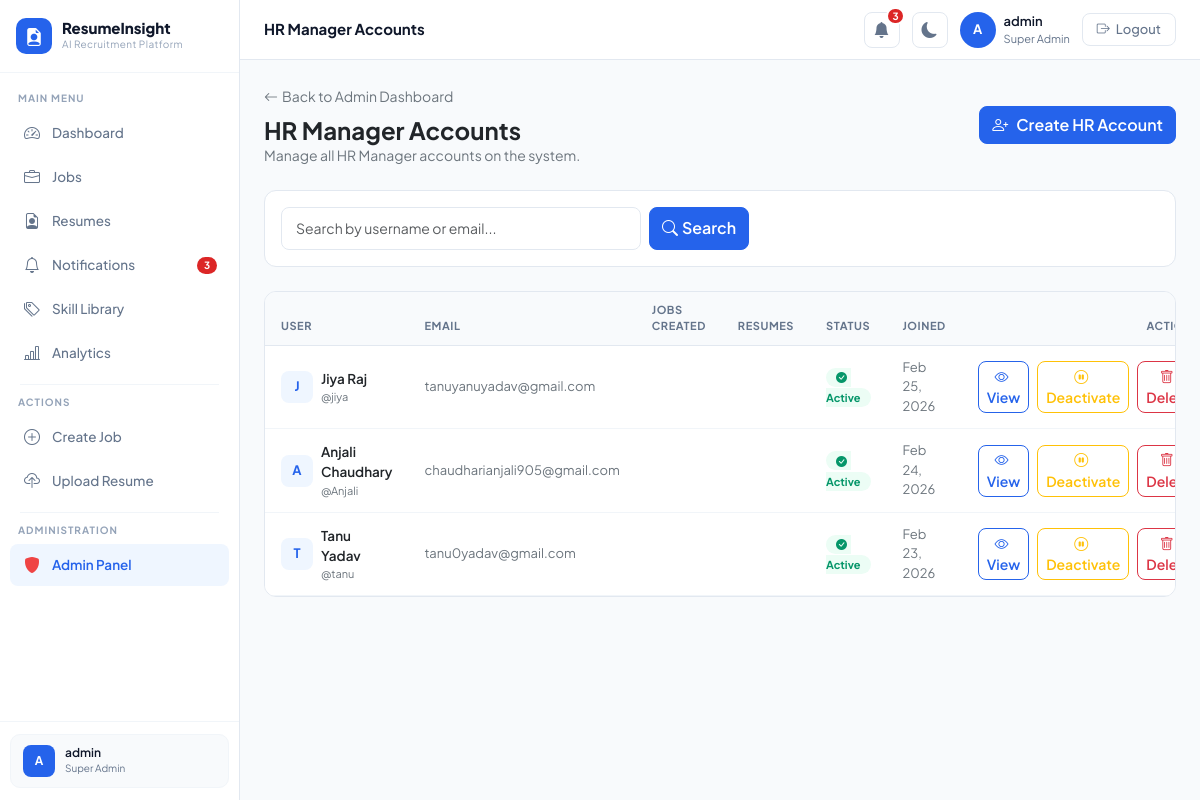
The page /admin-panel/users/ (signed in) on the database its author committed.
### core/models.py (models this page shows, shortened)
class User(AbstractUser):
    ROLE_CHOICES = [
        ('hr_manager', 'HR Manager'),
        ('super_admin', 'Super Admin'),
    ]
    role = models.CharField(
        max_length=20,
        choices=ROLE_CHOICES,
        default='hr_manager'
    )
    profile_picture = models.ImageField(
        upload_to='profile_pics/',
        null=True,
        blank=True
    )
    def is_super_admin(self):
        return self.role == 'super_admin'

### core/views.py (the view)
# urls.py: path('admin-panel/users/',              views.admin_user_list_view,    name='admin_user_list'),
@login_required
@super_admin_required
def admin_user_list_view(request):
    search = request.GET.get('search', '')
    users  = User.objects.filter(role='hr_manager')
    if search:
        users = users.filter(
            username__icontains=search
        ) | users.filter(
            email__icontains=search
        )
    users = users.order_by('-date_joined')
    return render(request, 'superadmin/user_list.html', {
        'users' : users,
        'search': search,
    })

### core/views.py (called while the page is built)
def super_admin_required(view_func):
    @wraps(view_func)
    def wrapper(request, *args, **kwargs):
        if not request.user.is_authenticated:
            return redirect('login')
        if not request.user.is_super_admin():
            messages.error(request, 'Access denied. Super Admin only.')
            return redirect('dashboard')
        return view_func(request, *args, **kwargs)
    return wrapper

### templates/superadmin/user_list.html (shortened to what this page needs)
{% extends 'layout.html' %}
{% block page_title %}HR Manager Accounts{% endblock %}
{% block page_content %}
<div class="p-4">
    <div class="d-flex align-items-center justify-content-between mb-4">
        <div>
            <a href="{% url 'admin_dashboard' %}"
               class="text-decoration-none text-secondary small">
                <i class="bi bi-arrow-left me-1"></i>Back to Admin Dashboard
            </a>
            <h4 class="fw-bold mt-2 mb-0">HR Manager Accounts</h4>
            <p class="text-secondary small mb-0">
                Manage all HR Manager accounts on the system.
            </p>
        </div>
        <a href="{% url 'admin_create_hr' %}" class="btn btn-primary">
            <i class="bi bi-person-plus me-2"></i>Create HR Account
        </a>
    </div>
    <div class="sa-card mb-4">
        <div class="p-3">
            <form method="GET" class="d-flex gap-2">
                <input type="text" name="search" value="{{ search }}"
                       placeholder="Search by username or email..."
                       class="form-control" style="max-width:360px;">
                <button type="submit" class="btn btn-primary">
                    <i class="bi bi-search me-1"></i>Search
                </button>
            </form>
        </div>
    </div>
    <div class="sa-card">
        {% if users %}
        <div class="table-responsive">
            <table class="table mb-0">
                <thead>
                    <tr>
                        <th class="ps-4">User</th>
                        <th>Email</th>
                        <th>Jobs Created</th>
                        <th>Resumes</th>
                        <th>Status</th>
                        <th>Joined</th>
                        <th class="text-end pe-4">Actions</th>
                    </tr>
                </thead>
                <tbody>
                    {% for u in users %}
                    <tr>
                        <td class="ps-4">
                            <div class="d-flex align-items-center gap-2">
                                <div class="sa-mini-avatar">
                                    {{ u.first_name|first|default:u.username|first|upper }}
                                </div>
                                <div>
                                    <div class="fw-semibold" style="font-size:13.5px;">
                                        {{ u.get_full_name|default:u.username }}
                                    </div>
                                    <div class="text-secondary" style="font-size:11px;">
                                        @{{ u.username }}
                                    </div>
                                </div>
                            </div>
                        </td>
                        <td class="text-secondary" style="font-size:13px;">
                            {{ u.email|default:"—" }}
                        </td>
                        <td>
                        </td>
                        <td>
                        </td>
                        <td>
                            {% if u.is_active %}
                                <span class="sa-badge sa-badge-active">
                                    <i class="bi bi-check-circle-fill me-1"></i>Active
                                </span>
                            {% else %}
                                <span class="sa-badge sa-badge-inactive">
                                    <i class="bi bi-x-circle-fill me-1"></i>Inactive
                                </span>
                            {% endif %}
                        </td>
                        <td class="text-secondary" style="font-size:13px;">
                            {{ u.date_joined|date:"M d, Y" }}
                        </td>
                        <td class="text-end pe-4">
                            <div class="d-flex gap-2 justify-content-end">
                                <a href="{% url 'admin_user_detail' u.pk %}"
                                   class="btn btn-sm btn-outline-primary">
                                    <i class="bi bi-eye me-1"></i>View
                                </a>
                                <form method="POST"
                                      action="{% url 'admin_user_toggle' u.pk %}">
                                    <button type="submit"
                                            class="btn btn-sm
                                            {% if u.is_active %}btn-outline-warning
                                            {% else %}btn-outline-success{% endif %}">
                                        {% if u.is_active %}
                                            <i class="bi bi-pause-circle me-1"></i>Deactivate
                                        {% else %}
                                            <i class="bi bi-play-circle me-1"></i>Activate
                                        {% endif %}
                                    </button>
                                </form>
                                <button type="button" class="btn btn-sm btn-outline-danger"
                                        data-bs-toggle="modal"
                                        data-bs-target="#deleteModal{{ u.pk }}">
                                    <i class="bi bi-trash me-1"></i>Delete
                                </button>
                            </div>
                        </td>
                    </tr>
                    {% endfor %}
                </tbody>
            </table>
        </div>
        {% endif %}
    </div>
</div>
{% endblock %}

### templates/layout.html (shortened to what this page needs)
{% extends 'base.html' %}
{% block content %}
<aside class="sidebar">
    <div class="sidebar-brand">
        <a href="{% url 'dashboard' %}" class="brand-logo">
            <div class="brand-icon"><i class="bi bi-file-earmark-person-fill"></i></div>
            <div>
                <div class="brand-text">ResumeInsight</div>
                <div class="brand-sub">AI Recruitment Platform</div>
            </div>
        </a>
    </div>
    <nav class="sidebar-nav">
        <div class="nav-label">Main Menu</div>
        <a href="{% url 'dashboard' %}"
           class="nav-item {% if request.resolver_match.url_name == 'dashboard' %}active{% endif %}">
            <i class="bi bi-speedometer2 nav-icon"></i> Dashboard
        </a>
        <a href="{% url 'job_list' %}"
           class="nav-item {% if 'job' in request.resolver_match.url_name %}active{% endif %}">
            <i class="bi bi-briefcase nav-icon"></i> Jobs
        </a>
        <a href="{% url 'resume_list' %}"
           class="nav-item {% if 'resume' in request.resolver_match.url_name %}active{% endif %}">
            <i class="bi bi-file-earmark-person nav-icon"></i> Resumes
        </a>
        <a href="{% url 'notifications' %}"
           class="nav-item {% if request.resolver_match.url_name == 'notifications' %}active{% endif %}">
            <i class="bi bi-bell nav-icon"></i>
            Notifications
            <span class="sidebar-notif-badge" id="sidebarNotifBadge"></span>
        </a>
        <a href="{% url 'skill_library' %}"
   class="nav-item {% if request.resolver_match.url_name == 'skill_library' %}active{% endif %}">
    <i class="bi bi-tags nav-icon"></i> Skill Library
</a>
        <a href="{% url 'analytics' %}"
            class="nav-item {% if request.resolver_match.url_name == 'analytics' %}active{% endif %}">
             <i class="bi bi-bar-chart-line nav-icon"></i> Analytics
        </a>
        <div class="sidebar-divider"></div>
        <div class="nav-label">Actions</div>
        <a href="{% url 'job_create' %}" class="nav-item">
            <i class="bi bi-plus-circle nav-icon"></i> Create Job
        </a>
        <a href="{% url 'resume_upload' %}" class="nav-item">
            <i class="bi bi-cloud-upload nav-icon"></i> Upload Resume
        </a>
        {% if request.user.is_super_admin %}
        <div class="sidebar-divider"></div>
        <div class="nav-label">Administration</div>
        <a href="{% url 'admin_dashboard' %}" class="nav-item
            {% if 'admin' in request.resolver_match.url_name %}active{% endif %}">
            <i class="bi bi-shield-fill nav-icon" style="color:#EF4444;"></i>
            Admin Panel
        </a>
        {% endif %}
    </nav>
    <div class="sidebar-footer">
        <div class="user-card">
            <div class="user-card-avatar">
                {{ request.user.first_name|first|default:request.user.username|first|upper }}
            </div>
            <div>
                <div class="user-card-name">
                    {{ request.user.get_full_name|default:request.user.username }}
                </div>
                <div class="user-card-role">{{ request.user.get_role_display }}</div>
            </div>
        </div>
    </div>
</aside>
<header class="topbar">
    <div class="topbar-title">{% block page_title %}{% endblock %}</div>
    <a href="{% url 'notifications' %}" class="bell-wrap" title="Notifications">
        <i class="bi bi-bell-fill"></i>
        <span class="notif-badge" id="notifBadge" style="display:none;"></span>
    </a>
    <button class="dark-toggle" id="darkToggle" title="Toggle Dark Mode">
        <i class="bi bi-moon-fill" id="darkIcon"></i>
    </button>
    <div class="d-flex align-items-center gap-2">
        <div class="user-avatar">
            {{ request.user.first_name|first|default:request.user.username|first|upper }}
        </div>
        <div>
            <div class="topbar-user-name">
                {{ request.user.get_full_name|default:request.user.username }}
            </div>
            <div class="topbar-user-role">{{ request.user.get_role_display }}</div>
        </div>
    </div>
    <a href="{% url 'logout' %}" class="btn-logout">
        <i class="bi bi-box-arrow-right"></i> Logout
    </a>
</header>
<main class="main-wrapper">
    {% block page_content %}{% endblock %}
</main>
{% endblock %}

### templates/base.html (style rules this page uses)
body { font-family: 'Plus Jakarta Sans', sans-serif; background: #F8FAFC; }
.form-control, .form-select { border-radius: 8px !important; border: 1.5px solid #E2E8F0 !important; font-family: 'Plus Jakarta Sans', sans-serif; font-size: 14px; padding: 10px 14px !important; transition: all 0.2s; }
.btn { font-family: 'Plus Jakarta Sans', sans-serif; font-weight: 600; border-radius: 8px !important; }
.btn-primary { background: #2563EB !important; border-color: #2563EB !important; }

### templates/superadmin/user_list.html (style rules this page uses)
.sa-card { background: white; border: 1px solid #E2E8F0; border-radius: 12px; overflow: hidden; }
.sa-mini-avatar { width: 32px; height: 32px; background: #EFF6FF; color: #2563EB; border-radius: 8px; display: flex; align-items: center; justify-content: center; font-weight: 700; font-size: 13px; flex-shrink: 0; }
.sa-badge { padding: 3px 10px; border-radius: 20px; font-size: 11px; font-weight: 700; }
.sa-badge-active { background: #ECFDF5; color: #059669; }

### rows shown on the page
User: user.first_name|first "A", user.get_full_name "admin", user.role "Super Admin"
User: first_name|first "J", get_full_name "Jiya Raj", username "jiya", email "tanuyanuyadav@gmail.com", is_active True (drawn), date_joined "Feb 25, 2026"
User: first_name|first "A", get_full_name "Anjali Chaudhary", username "Anjali", email "chaudharianjali905@gmail.com", is_active True (drawn), date_joined "Feb 24, 2026"
User: first_name|first "T", get_full_name "Tanu Yadav", username "tanu", email "tanu0yadav@gmail.com", is_active True (drawn), date_joined "Feb 23, 2026"
